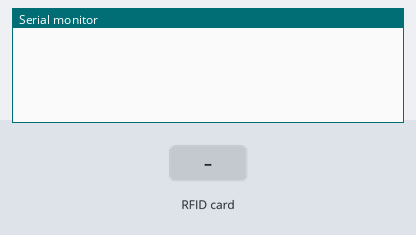
Bench run of a sketch on a simulated Arduino Uno, built with avr-gcc and run on an emulated ATmega328P. On the bench: the last lines printed to the serial monitor. Inputs (shaded band) come from the test bench.

Above: at 1.2 s.
1.3 s: RFID card A7 32 89 4B held to the reader
At 2.3 s:
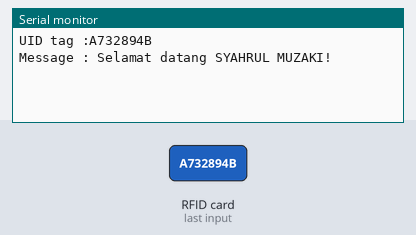
2.8 s: RFID card 05 84 D5 47 90 D1 00 held to the reader
At 4.0 s:
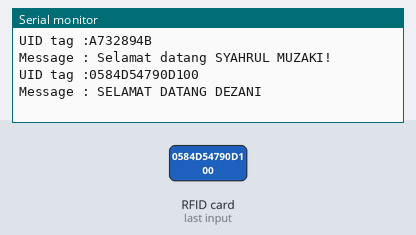
4.3 s: RFID card 5E 7A 19 C4 held to the reader
At 5.2 s:
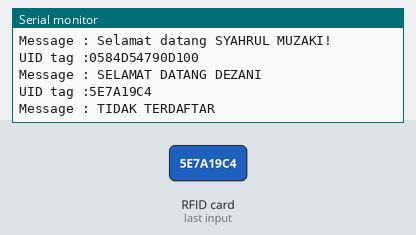

The sketch:

RFID.ino
```cpp
//Download dan masukan Library MFRC522
#include <SPI.h>
#include <MFRC522.h>

//Inisialisasi pembuatan variable
#define SS_PIN 10
#define RST_PIN 9

MFRC522 mfrc522(SS_PIN, RST_PIN);

void setup() {
 //Menentukan Fungsionalitas dari PIN pada Microcontroller
 Serial.begin(9600); //baudrate yang digunakan untuk komunikasi microcontroller dengan komputer
 SPI.begin(); // Initiate SPI bus
 mfrc522.PCD_Init(); // Initiate MFRC522
}

void loop() {
 //Program yang akan dijalankan berulang-ulang
 if ( ! mfrc522.PICC_IsNewCardPresent()) {return;}
 // Select one of the cards
 if ( ! mfrc522.PICC_ReadCardSerial()) {return;}

 //Show UID on serial monitor
 Serial.print("UID tag :");
 String content= "";
 byte letter;
 for (byte i = 0; i < mfrc522.uid.size; i++)
 {
 Serial.print(mfrc522.uid.uidByte[i] < 0x10 ? "0" : "");
 Serial.print(mfrc522.uid.uidByte[i], HEX);
 content.concat(String(mfrc522.uid.uidByte[i] < 0x10 ? "0" : ""));
 content.concat(String(mfrc522.uid.uidByte[i], HEX));
 }
 Serial.println();
 Serial.print("Message : ");
 content.toUpperCase();

 if (content== "A732894B"){//Sesuaikan dengan ID kartu anda
 Serial.println("Selamat datang SYAHRUL MUZAKI!");
 }else if(content=="0584D54790D100"){
 Serial.println("SELAMAT DATANG DEZANI");
 }else{
 Serial.println("TIDAK TERDAFTAR");
}
}
```

Measured:
- after the input at 1.3 s, the serial monitor: prints a new line at once (image 1)
- after the input at 2.8 s, the serial monitor: prints a new line at once (image 2)
- after the input at 4.3 s, the serial monitor: prints a new line at once (image 3)
